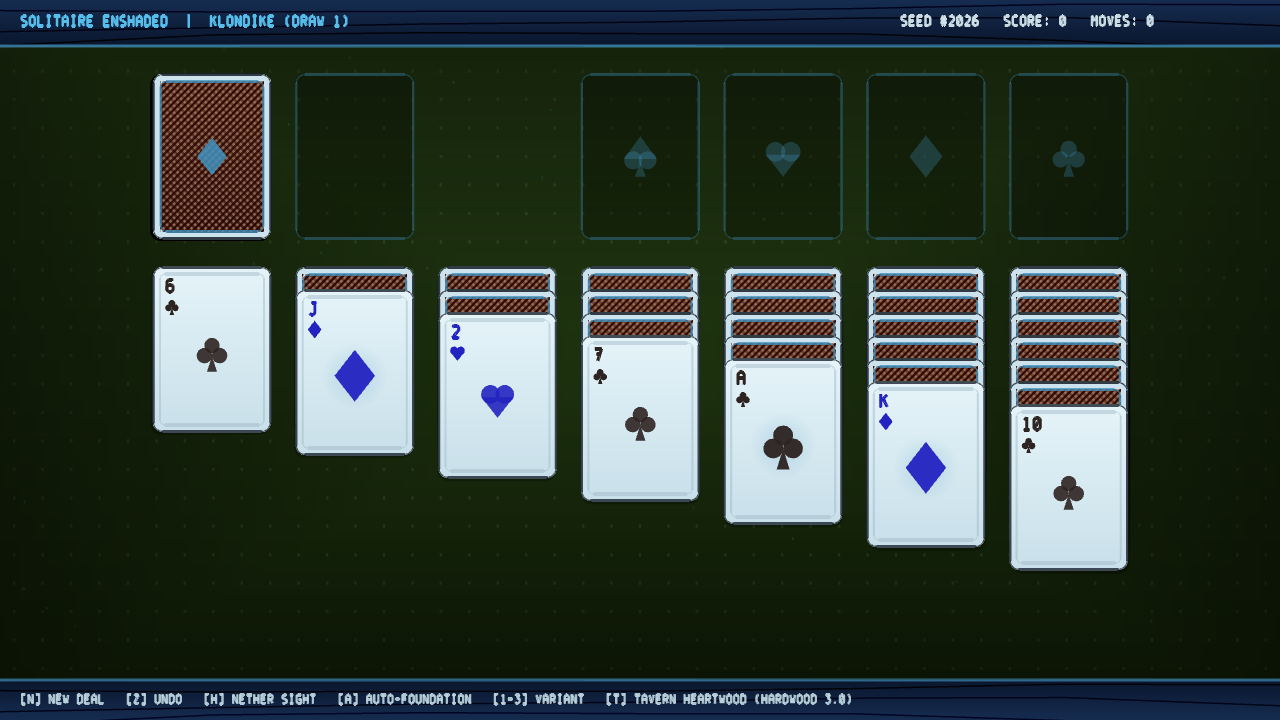
#> input picture solengine_preview.png, 1280 x 720 px
$ python -i hone_baroque_noir.py   (imports and definitions only)
#> lines starting #> are read from the running program, lines starting #| are printed output that depends on the picture; after the words box and inside, x2 and y2 are one past the last pixel; in counts of white or black regions, pixels touching at a corner belong together
#> further down, picture is the input picture: shape (720, 1280, 3); mean B, G, R 57.2, 65.9, 52.9
#!/usr/bin/env python3
"""
tools/hone_baroque_noir.py
==========================
Surgically refines and hones the Baroque Noir card deck:
1. Aligns and centers all cards to match the 2 of Clubs baseline (cx=180.0, cy=252.0).
2. Seamlessly inpaints outer margins with the authentic gray-ish slate cardstock texture,
   eliminating all black letterbox bars.
3. Enhances radiant ruby bloom on Hearts and Diamonds (anchored to Ace of Hearts),
   with gentle bloom tightening on Jack and King of Hearts.
4. Enhances obsidian black contrast on Spades and Clubs pips (anchored to Aces of Spades & Clubs),
   making suits instantly legible on mobile screens without altering character face art.
5. Reassembles the 9x6 master sheet decks/baroque_noir.png and packages decks/baroque_noir.eats.
"""

import os
import sys
import glob
import cv2
import numpy as np
from PIL import Image

sys.path.insert(0, 'tools')
from deck_pipeline import CARD_NAMES
from package_deck_eats import package_png_deck

BACKUP_DIR = "assets/deck_cards/baroque_noir_original_backup"
SRC_DIR = "assets/deck_cards/baroque_noir/png"
CLASSIC_DIR = "assets/deck_cards/classic/png"
MASTER_PNG = "decks/baroque_noir.png"
MASTER_EATS = "decks/baroque_noir.eats"
MASTER_BIN = "decks/baroque_noir.bin"

TARGET_W = 360
TARGET_H = 504
TARGET_CX = 180.0
TARGET_CY = 252.0

# 2 of Clubs baseline frame dimensions
REF_FRAME_W = 344.0
REF_FRAME_H = 496.0

# [17 lines left out: function detect_frame_bbox, not called in this run]

def inpaint_card_margins(img, margin_width=20, dark_threshold=36):
    """
    Seamlessly inpaints the dark/black margin lines at the borders of the card
    with the surrounding gray-ish slate cardstock texture and matching paper tooth.
    """
#> called with margin_width = 20, dark_threshold = 36
    h, w = img.shape[:2]
#> h = 720; w = 1280
    gray = cv2.cvtColor(img, cv2.COLOR_BGR2GRAY)
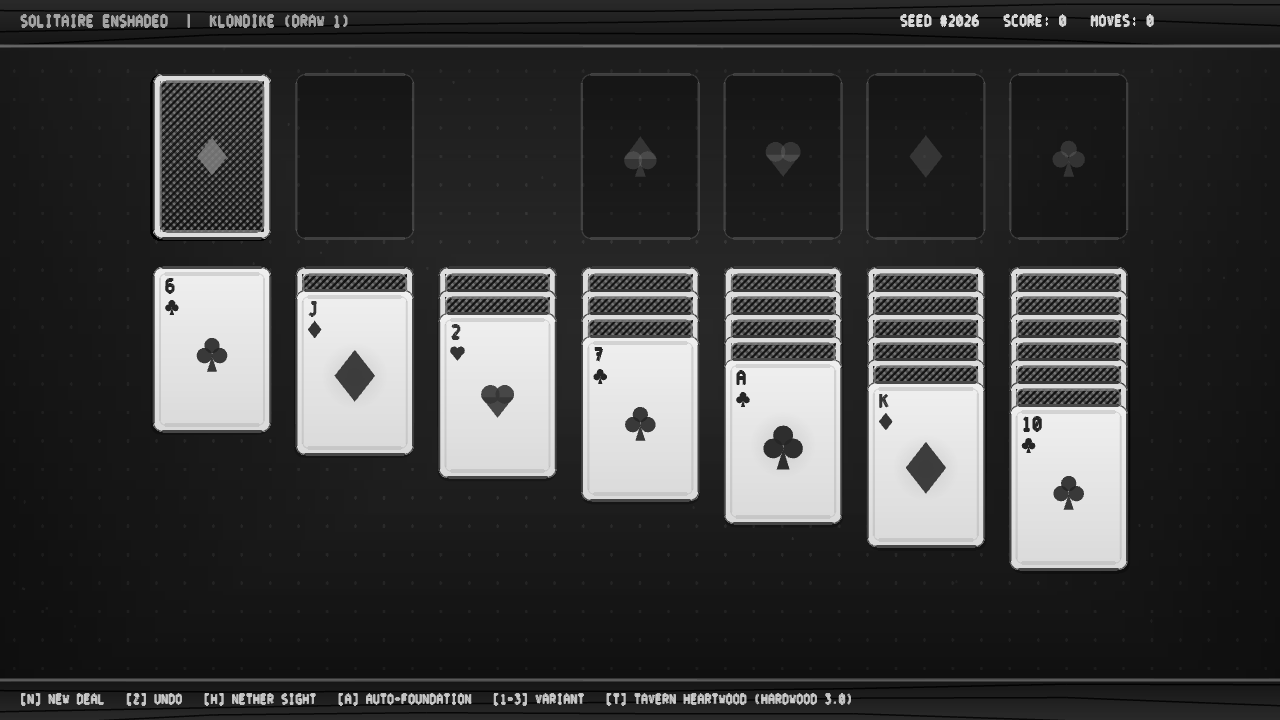
#> gray: shape (720, 1280); min 0, max 239, mean 61
    mask = np.zeros((h, w), dtype=np.uint8)

    # Outer border region where margins occur
    outer = np.zeros((h, w), dtype=bool)
    outer[:margin_y_thresh(img), :] = True
    outer[-margin_y_thresh(img):, :] = True
    outer[:, :margin_width] = True
    outer[:, -margin_width:] = True

    # Identify dark margin pixels
    dark_in_outer = outer & (gray < dark_threshold)
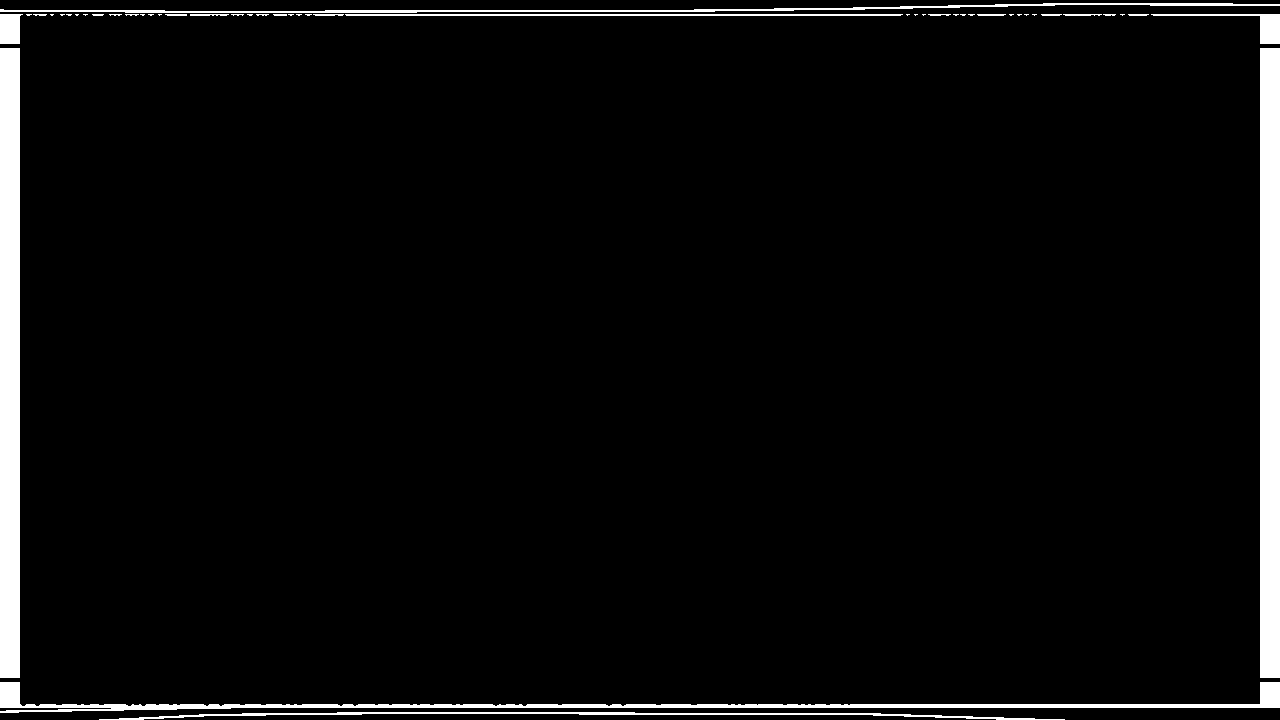
#> dark_in_outer: shape (720, 1280) bool; 4.3% white; 48 white regions (28 under 20 px), largest, box (x1, y1, x2, y2) and area: (0, 48, 20, 678) 12600, (1260, 48, 1280, 678) 12600, (0, 682, 1280, 713) 6216
    mask[dark_in_outer] = 255

    # Dilate 1px to blend cleanly into the edge
    kernel = np.ones((3, 3), np.uint8)
    mask = cv2.dilate(mask, kernel, iterations=1)

    if np.sum(mask) == 0:
        return img

    # Inpaint using Telea
    inpainted = cv2.inpaint(img, mask, inpaintRadius=5, flags=cv2.INPAINT_TELEA)

    # Add subtle Gaussian noise to match the cardstock's paper grain (std dev ~3.2)
    noise = np.random.normal(0, 3.2, inpainted.shape).astype(np.float32)
    mask_3d = (mask[:, :, np.newaxis] > 0).astype(np.float32)
    result = np.clip(inpainted.astype(np.float32) + noise * mask_3d, 0, 255).astype(np.uint8)
    return result

def margin_y_thresh(img):
    return 16

# [201 lines left out: functions align_and_scale_card, get_pip_mask, enhance_black_pips, enhance_red_bloom, hone_single_card, main, not called in this run]

# [2 lines not run here, left out]

>>> import cv2
>>> picture = cv2.imread('../solengine_preview.png')
>>> result = inpaint_card_margins(picture)

$ run again, on samples/ace-of-spades.png
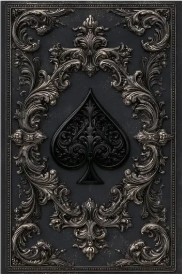
#> input picture samples/ace-of-spades.png, 182 x 274 px
#> picture is the input picture: shape (274, 182, 3); mean B, G, R 46.6, 48.2, 49.9
#> in inpaint_card_margins, `dark_in_outer = outer & (gray < dark_threshold)`:
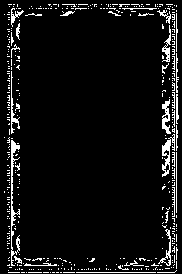
#> dark_in_outer: shape (274, 182) bool; 6.7% white in thin lines or dots
#> in inpaint_card_margins, `inpainted = cv2.inpaint(img, mask, inpaintRadius=5, flags=cv2.INPAINT_..`:
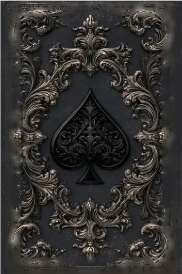
#> inpainted: shape (274, 182, 3); mean B, G, R 48.6, 50.1, 51.9
